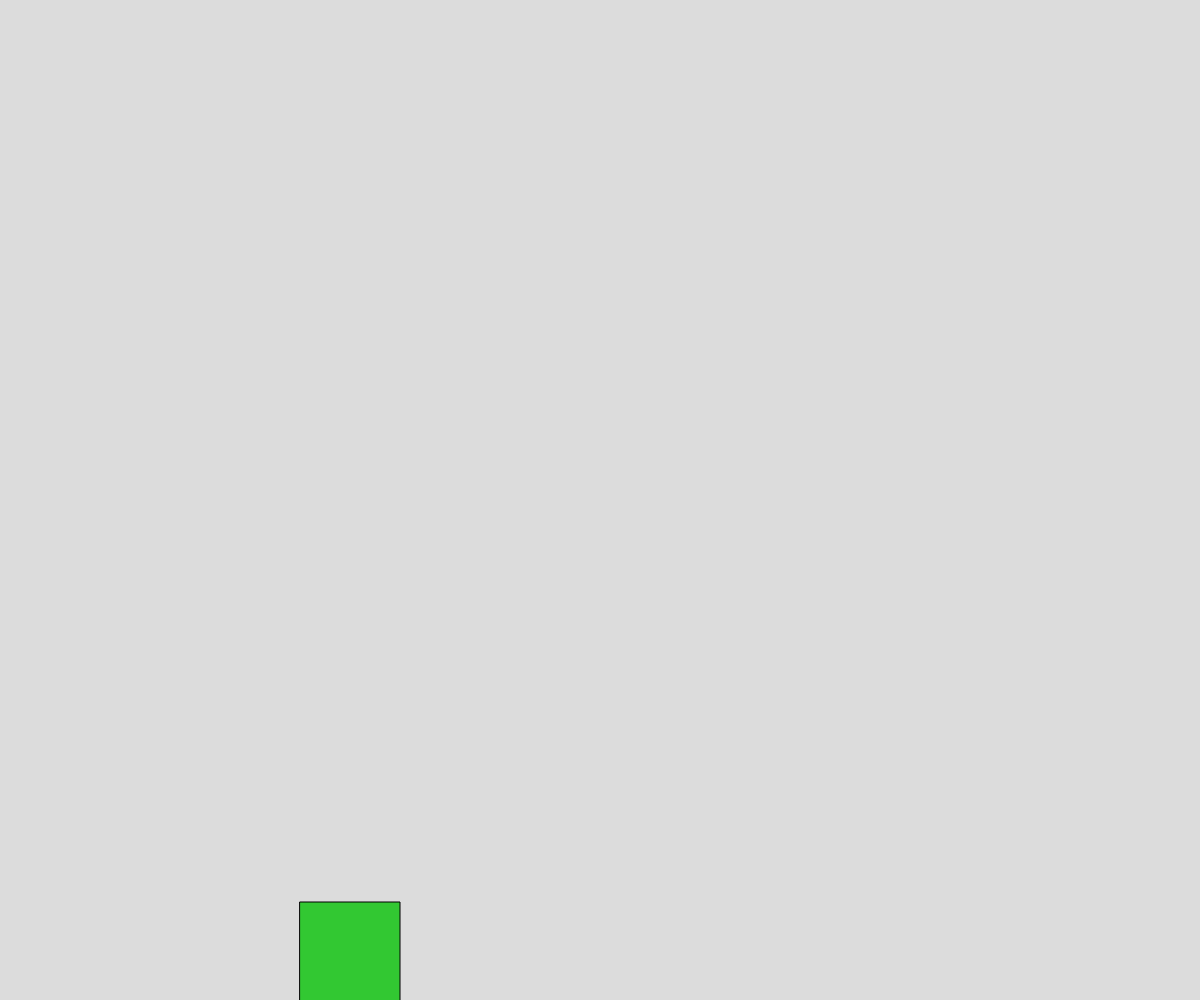
Frame 1 (no input)
Frame 60 (no input): identical to frame 1, image omitted
Frame 120 (the mouse pressed at the canvas centre since frame 60): identical to frame 1, image omitted

The p5.js sketch that drew this single still picture (run headless with seeded random() and noise() and a simulated clock; from frame 60 on, the mouse is pressed at the canvas centre):

// p5.js sketch
// ── sketch.js
// Geometry Run
// Natan, Sami
// Nov 27, 2024

let charSize = 100;
let charY = 1002 - charSize; // Initial ground position
let jumpStatus = false; // Is the player jumping?
let jumpSpeed = 15; // Jump velocity
let gravity = 1; // Gravity effect
let velocityY = 0; // Vertical velocity
let map = 0; // variable that will make level move

function setup() {
  createCanvas(windowWidth, windowHeight);
}

function draw() {
  drawGame();
  runGravity();
}

function drawGame() {
  background(220);
  drawPlayer();
  
}

function drawPlayer() {
  rectMode(CORNER);
  fill(50, 200, 50);
  rect(windowWidth / 4, charY, charSize, charSize); // Main body
}

function runGravity() {
  // If jump is active, apply velocity
  if (jumpStatus === true) {
    charY += velocityY; // Update character's vertical position
    velocityY += gravity; // Apply gravity to velocity, so the jumps peak will make the player stay in the air for a second imitating real gravity

    // Check if the player lands back on the ground
    if (charY >= height - charSize) {
      charY = height - charSize; // Reset position to ground
      jumpStatus = false; // End jump
      velocityY = 0; // Reset velocity
    }
  }
}

// key press to trigger jump
function keyPressed() {
  if (key === ' ' && !jumpStatus) { // Spacebar to jump
    jumpStatus = true;
    velocityY = -jumpSpeed; 
  }
}

class block{
  constructor(x, y, w, h){
    x = this.x;
    y = this.y
    w = this.w
    h = this.h
  }

  display(){
    rect(x, y, w, h);
  }

}
